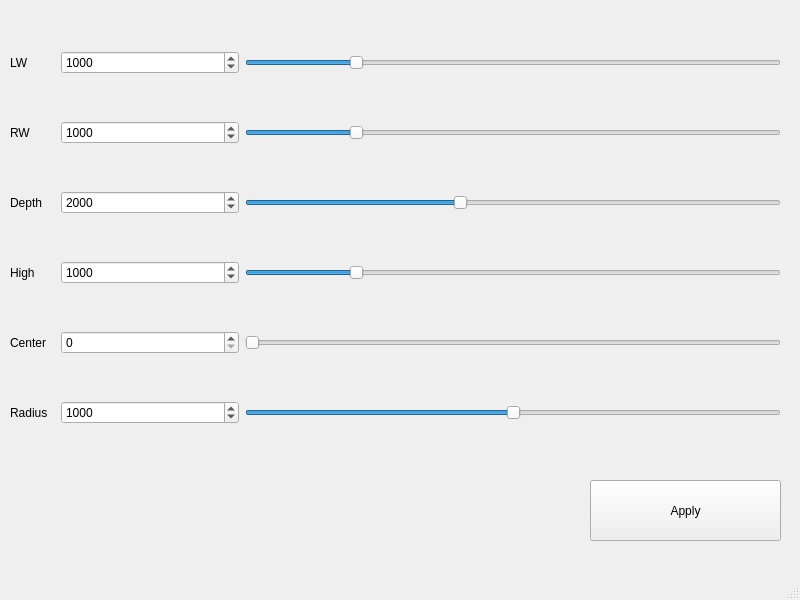
<?xml version="1.0" encoding="UTF-8"?>
<ui version="4.0">
 <class>MainWindow</class>
 <widget class="QMainWindow" name="MainWindow">
  <property name="geometry">
   <rect>
    <x>0</x>
    <y>0</y>
    <width>800</width>
    <height>600</height>
   </rect>
  </property>
  <property name="windowTitle">
   <string>MainWindow</string>
  </property>
  <widget class="QWidget" name="centralwidget">
   <widget class="QWidget" name="verticalLayoutWidget">
    <property name="geometry">
     <rect>
      <x>10</x>
      <y>10</y>
      <width>771</width>
      <height>461</height>
     </rect>
    </property>
    <layout class="QVBoxLayout" name="verticalLayout">
     <item>
      <layout class="QHBoxLayout" name="horizontalLayout_2" stretch="1,4,12">
       <item>
        <widget class="QLabel" name="label_2">
         <property name="text">
          <string>LW</string>
         </property>
        </widget>
       </item>
       <item>
        <widget class="QSpinBox" name="spinBox_LW">
         <property name="maximum">
          <number>5000</number>
         </property>
         <property name="singleStep">
          <number>50</number>
         </property>
         <property name="value">
          <number>1000</number>
         </property>
        </widget>
       </item>
       <item>
        <widget class="QSlider" name="horizontalSlider_5">
         <property name="maximum">
          <number>5000</number>
         </property>
         <property name="value">
          <number>1000</number>
         </property>
         <property name="orientation">
          <enum>Qt::Horizontal</enum>
         </property>
        </widget>
       </item>
      </layout>
     </item>
     <item>
      <layout class="QHBoxLayout" name="horizontalLayout" stretch="1,4,12">
       <item>
        <widget class="QLabel" name="label">
         <property name="text">
          <string>RW</string>
         </property>
        </widget>
       </item>
       <item>
        <widget class="QSpinBox" name="spinBox_RW">
         <property name="maximum">
          <number>5000</number>
         </property>
         <property name="singleStep">
          <number>50</number>
         </property>
         <property name="value">
          <number>1000</number>
         </property>
        </widget>
       </item>
       <item>
        <widget class="QSlider" name="horizontalSlider">
         <property name="maximum">
          <number>5000</number>
         </property>
         <property name="value">
          <number>1000</number>
         </property>
         <property name="orientation">
          <enum>Qt::Horizontal</enum>
         </property>
        </widget>
       </item>
      </layout>
     </item>
     <item>
      <layout class="QHBoxLayout" name="horizontalLayout_3" stretch="1,4,12">
       <item>
        <widget class="QLabel" name="label_3">
         <property name="text">
          <string>Depth</string>
         </property>
        </widget>
       </item>
       <item>
        <widget class="QSpinBox" name="spinBox_depth">
         <property name="maximum">
          <number>5000</number>
         </property>
         <property name="singleStep">
          <number>50</number>
         </property>
         <property name="value">
          <number>2000</number>
         </property>
        </widget>
       </item>
       <item>
        <widget class="QSlider" name="horizontalSlider_2">
         <property name="maximum">
          <number>5000</number>
         </property>
         <property name="value">
          <number>2000</number>
         </property>
         <property name="orientation">
          <enum>Qt::Horizontal</enum>
         </property>
        </widget>
       </item>
      </layout>
     </item>
     <item>
      <layout class="QHBoxLayout" name="horizontalLayout_5" stretch="1,4,12">
       <item>
        <widget class="QLabel" name="label_4">
         <property name="text">
          <string>High</string>
         </property>
        </widget>
       </item>
       <item>
        <widget class="QSpinBox" name="spinBox_high">
         <property name="maximum">
          <number>5000</number>
         </property>
         <property name="singleStep">
          <number>50</number>
         </property>
         <property name="value">
          <number>1000</number>
         </property>
        </widget>
       </item>
       <item>
        <widget class="QSlider" name="horizontalSlider_4">
         <property name="maximum">
          <number>5000</number>
         </property>
         <property name="value">
          <number>1000</number>
         </property>
         <property name="orientation">
          <enum>Qt::Horizontal</enum>
         </property>
        </widget>
       </item>
      </layout>
     </item>
     <item>
      <layout class="QHBoxLayout" name="horizontalLayout_6" stretch="1,4,12">
       <item>
        <widget class="QLabel" name="label_6">
         <property name="text">
          <string>Center</string>
         </property>
        </widget>
       </item>
       <item>
        <widget class="QSpinBox" name="spinBox_center"/>
       </item>
       <item>
        <widget class="QSlider" name="horizontalSlider_6">
         <property name="orientation">
          <enum>Qt::Horizontal</enum>
         </property>
        </widget>
       </item>
      </layout>
     </item>
     <item>
      <layout class="QHBoxLayout" name="horizontalLayout_4" stretch="1,4,12">
       <item>
        <widget class="QLabel" name="label_5">
         <property name="text">
          <string>Radius</string>
         </property>
        </widget>
       </item>
       <item>
        <widget class="QSpinBox" name="spinBox_zoom">
         <property name="maximum">
          <number>2000</number>
         </property>
         <property name="singleStep">
          <number>10</number>
         </property>
         <property name="value">
          <number>1000</number>
         </property>
        </widget>
       </item>
       <item>
        <widget class="QSlider" name="horizontalSlider_3">
         <property name="maximum">
          <number>2000</number>
         </property>
         <property name="value">
          <number>1000</number>
         </property>
         <property name="orientation">
          <enum>Qt::Horizontal</enum>
         </property>
        </widget>
       </item>
      </layout>
     </item>
    </layout>
   </widget>
   <widget class="QPushButton" name="pushButton_apply">
    <property name="geometry">
     <rect>
      <x>590</x>
      <y>480</y>
      <width>191</width>
      <height>61</height>
     </rect>
    </property>
    <property name="text">
     <string>Apply</string>
    </property>
   </widget>
  </widget>
  <widget class="QMenuBar" name="menubar">
   <property name="geometry">
    <rect>
     <x>0</x>
     <y>0</y>
     <width>800</width>
     <height>24</height>
    </rect>
   </property>
  </widget>
  <widget class="QStatusBar" name="statusbar"/>
 </widget>
 <resources/>
 <connections>
  <connection>
   <sender>horizontalSlider_5</sender>
   <signal>valueChanged(int)</signal>
   <receiver>spinBox_LW</receiver>
   <slot>setValue(int)</slot>
   <hints>
    <hint type="sourcelabel">
     <x>350</x>
     <y>71</y>
    </hint>
    <hint type="destinationlabel">
     <x>230</x>
     <y>67</y>
    </hint>
   </hints>
  </connection>
  <connection>
   <sender>horizontalSlider</sender>
   <signal>valueChanged(int)</signal>
   <receiver>spinBox_RW</receiver>
   <slot>setValue(int)</slot>
   <hints>
    <hint type="sourcelabel">
     <x>329</x>
     <y>144</y>
    </hint>
    <hint type="destinationlabel">
     <x>275</x>
     <y>144</y>
    </hint>
   </hints>
  </connection>
  <connection>
   <sender>horizontalSlider_2</sender>
   <signal>valueChanged(int)</signal>
   <receiver>spinBox_depth</receiver>
   <slot>setValue(int)</slot>
   <hints>
    <hint type="sourcelabel">
     <x>339</x>
     <y>225</y>
    </hint>
    <hint type="destinationlabel">
     <x>269</x>
     <y>225</y>
    </hint>
   </hints>
  </connection>
  <connection>
   <sender>horizontalSlider_4</sender>
   <signal>valueChanged(int)</signal>
   <receiver>spinBox_high</receiver>
   <slot>setValue(int)</slot>
   <hints>
    <hint type="sourcelabel">
     <x>337</x>
     <y>297</y>
    </hint>
    <hint type="destinationlabel">
     <x>251</x>
     <y>297</y>
    </hint>
   </hints>
  </connection>
  <connection>
   <sender>horizontalSlider_6</sender>
   <signal>valueChanged(int)</signal>
   <receiver>spinBox_center</receiver>
   <slot>setValue(int)</slot>
   <hints>
    <hint type="sourcelabel">
     <x>358</x>
     <y>381</y>
    </hint>
    <hint type="destinationlabel">
     <x>281</x>
     <y>381</y>
    </hint>
   </hints>
  </connection>
  <connection>
   <sender>horizontalSlider_3</sender>
   <signal>valueChanged(int)</signal>
   <receiver>spinBox_zoom</receiver>
   <slot>setValue(int)</slot>
   <hints>
    <hint type="sourcelabel">
     <x>333</x>
     <y>461</y>
    </hint>
    <hint type="destinationlabel">
     <x>281</x>
     <y>461</y>
    </hint>
   </hints>
  </connection>
 </connections>
</ui>
